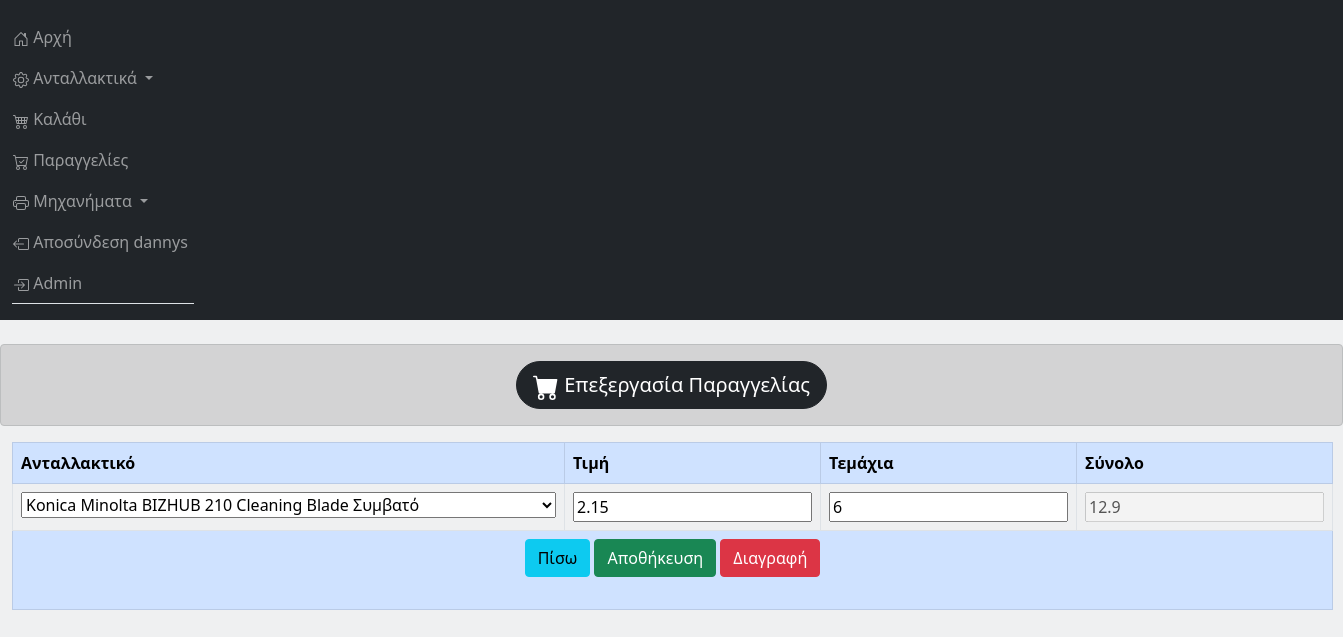
Screenshot of /Orders/9 (signed in) with the database file from the repository.
### Orders/models.py (models this page shows, shortened)
class Orders(models.Model):
    order_id = models.AutoField(primary_key=True, db_column='ID', blank=False, null=False)  # Field name made lowercase.
    machine = models.ForeignKey(Machines, db_column='machine', blank=False, null=False, on_delete=models.PROTECT)
    date = models.CharField(max_length=10, blank=False, null=False)
    spare_part = models.ForeignKey(SpareParts, db_column='spare_part', blank=False, null=False, on_delete=models.PROTECT)
    price = models.FloatField(blank=True, null=True)
    pieces = models.IntegerField(blank=True, null=True)
    total = models.FloatField(blank=True, null=True)
    class Meta:
        db_table = 'orders'
        ordering = ['date']
        verbose_name_plural = 'Ανταλλακτικά'
        verbose_name = 'Ανταλλακτικό'

### Orders/views.py (the view)
# urls.py: path('<int:order_id>', OrdersEdit.as_view(), name='edit_order'),
class OrdersEdit(LoginRequiredMixin, UpdateView):
    redirect_field_name = ''
    model = Orders
    form_class = EditOrderForm
    template_name = 'Orders/detail.html'
    success_url = reverse_lazy('Orders:orders')
    def get_object(self, ):
        id_ = self.kwargs.get("order_id")  # apo to urls.py -->> path('<int:machine_id>'....
        return get_object_or_404(Orders, pk=id_, )

### Orders/forms.py (shortened to what this page needs)
class EditOrderForm(forms.ModelForm):
    def __init__(self, *args, **kwargs):
        super(EditOrderForm, self).__init__(*args, **kwargs)
        self.fields['spare_part'].widget.attrs['disabled'] = False
    class Meta:
        model = Orders
        fields = ("spare_part", "price", "pieces", "total")
    price = forms.FloatField(label='Τιμή', required=False)
    pieces = forms.IntegerField(label='Τεμάχια', required=False)
    total = forms.FloatField(label='Σύνολο', required=False, disabled=True)

### Machines/models.py (called while the page is built)
    def __str__(self):
        return f'{self.model}'

### Spareparts/models.py (called while the page is built)
    def __str__(self):
        return f'{self.Μηχάνημα} {self.description}'

### Orders/templates/Orders/detail.html (shortened to what this page needs)
{% extends 'base.html' %}
{% block content %}
<br>
<div class="alert alert-dark" role="alert">
<a class="btn btn-dark btn-lg rounded-pill " href="#">
    Επεξεργασία Παραγγελίας
</a>
</div>
<div class="container-fluid">
{% load crispy_forms_tags %}
<form method="POST">
    <table class="table table-hover table-bordered justify-content-center" id="data-table">
    <thead>
        <tr class="table-primary">
                <th><label about=""> Ανταλλακτικό </label></th>
                <th>Τιμή</th>
                <th>Τεμάχια</th>
                <th>Σύνολο</th>
        </tr>
        </thead>
        <tbody>
        <tr>
            <td>
                <div class="form-group col-md-5 mb-0">
                    {{ form.spare_part}}
                </div>
            </td>
            <td>
                <div class="form-group col-md-5 mb-0">
                    {{ form.price }}
                </div>
            </td>
             <td>
                <div class="form-group col-md-5 mb-0">
                    {{  form.pieces }}
                </div>
            </td>
            <td>
                <div class="form-group col-md-5 mb-0">
                    {{ form.total }}
                </div>
            </td>
        </tr>
        <tr class="table-primary" align="left">
            <td colspan="4" align="center">
                <button type="button" class="btn btn-info" onclick="goBack()">Πίσω</button>
                <button type="submit" value="Αποθήκευση" class="btn btn-success">Αποθήκευση</button>
                <a role="button" class="btn btn-danger" href="{% url 'Orders:delete_order' form.instance.pk %}">Διαγραφή</a>
                <br><br>
            </td>
        </tr>
        </tbody>
    </table>
</form>
</div>
{% endblock content %}

### templates/navbar.html (shortened to what this page needs)
<nav class="navbar navbar-dark navbar-expand-xxl bg-dark py-3">
    <div class="container-fluid">
          <ul class="navbar-nav nav-tabs">
            <li class="nav-item">
              <a class="nav-link" aria-current="page" href="{% url 'home:home' %}">
                Αρχή
              </a>
            </li>
            <li class="nav-item dropdown">
              <a class="nav-link dropdown-toggle" data-toggle="dropdown" href="#" role="button" aria-haspopup="true" aria-expanded="false">
                Ανταλλακτικά
              </a>
            </li>
            <li class="nav-item mr-auto">
              <a class="nav-link" href="{% url 'Basket:basket' %}">
                  Καλάθι
              </a>
            </li>
              <li class="nav-item mr-auto">
              <a class="nav-link" href="{% url 'Orders:orders' %}">
                  Παραγγελίες
              </a>
            </li>
            <li class="nav-item dropdown">
              <a class="nav-link dropdown-toggle" data-toggle="dropdown" href="#" role="button" aria-haspopup="true" aria-expanded="false">
                Μηχανήματα
              </a>
            </li>
            <li class="nav-item mr-auto">
                {% if request.user.is_authenticated %}
                  <a class="nav-link" href="{% url 'login:logout' %}">
                    Αποσύνδεση {{ request.user }}
                  </a>
                {% else %}
                  <a class="nav-link" href="{% url 'login:login' %}">Σύνδεση </a>
                {% endif %}
            </li>
                <li class="nav-item mr-auto">
                        {% if request.user.is_superuser%}
                            <a class="nav-link" href="{% url 'admin:index' %}">
                                Admin
                            </a>
                        {% endif %}
        </ul>
    </div>
</nav>

### static/Calendar/css/styles.css (style rules this page uses)
ul { height: 100%; padding: 0px 5px 0px 20px; }
a { color: #17a2b8; }

### rows the page displays
Orders: spare_part "Konica Minolta BIZHUB 210 Cleaning Blade Συμβατό", price "2.15", pieces "6", total "12.9"

### other values shown
{{ request.user }} "dannys"
